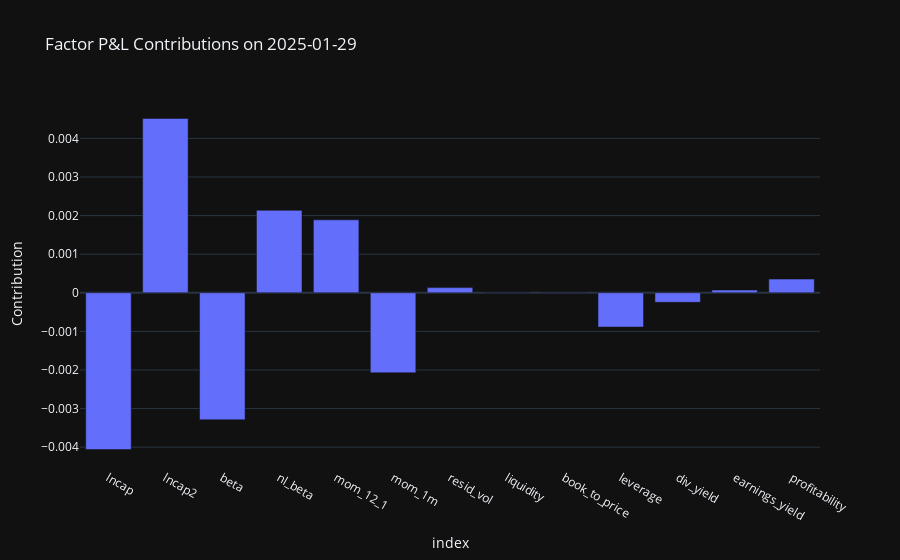

This figure's notebook cell:
### Markdown cell above
## 5. Factor Attribution
Compute per-factor P&L contributions and predicted portfolio return:

$$ C_f(t) = x_f(t)\,r_f(t),\quad \hat{R}(t) = \sum_f C_f(t) $$

### Code cell
# 5. Load factor returns and perform attribution
contrib, pred_returns = pfa.factor_attribution()
last_date = contrib.index.max()
# Plot contributions for last date
bar = contrib.loc[last_date].reset_index(name='Contribution')
fig = px.bar(bar, x='index', y='Contribution',
             title=f'Factor P&L Contributions on {last_date.date()}')
fig.show()

### Figure 1 — Plotly figure (JSON) as saved in the notebook; plotly's stock layout.template omitted (floating-point values rounded to 4 significant figures)
{"data": [{"hovertemplate": "index=%{x}<br>Contribution=%{y}<extra></extra>", "legendgroup": "", "marker": {"color": "#636efa", "pattern": {"shape": ""}}, "name": "", "orientation": "v", "showlegend": false, "textposition": "auto", "x": ["lncap", "lncap2", "beta", "nl_beta", "mom_12_1", "mom_1m", "resid_vol", "liquidity", "book_to_price", "leverage", "div_yield", "earnings_yield", "profitability"], "xaxis": "x", "y": [-0.004063, 0.004519, -0.003291, 0.002137, 0.00189, -0.002072, 0.0001341, 1.125e-05, -1.166e-05, -0.0008876, -0.0002472, 7.043e-05, 0.000355], "yaxis": "y", "type": "bar"}], "layout": {"xaxis": {"anchor": "y", "domain": [0.0, 1.0], "title": {"text": "index"}}, "yaxis": {"anchor": "x", "domain": [0.0, 1.0], "title": {"text": "Contribution"}}, "legend": {"tracegroupgap": 0}, "title": {"text": "Factor P&L Contributions on 2025-01-29"}, "barmode": "relative"}}
